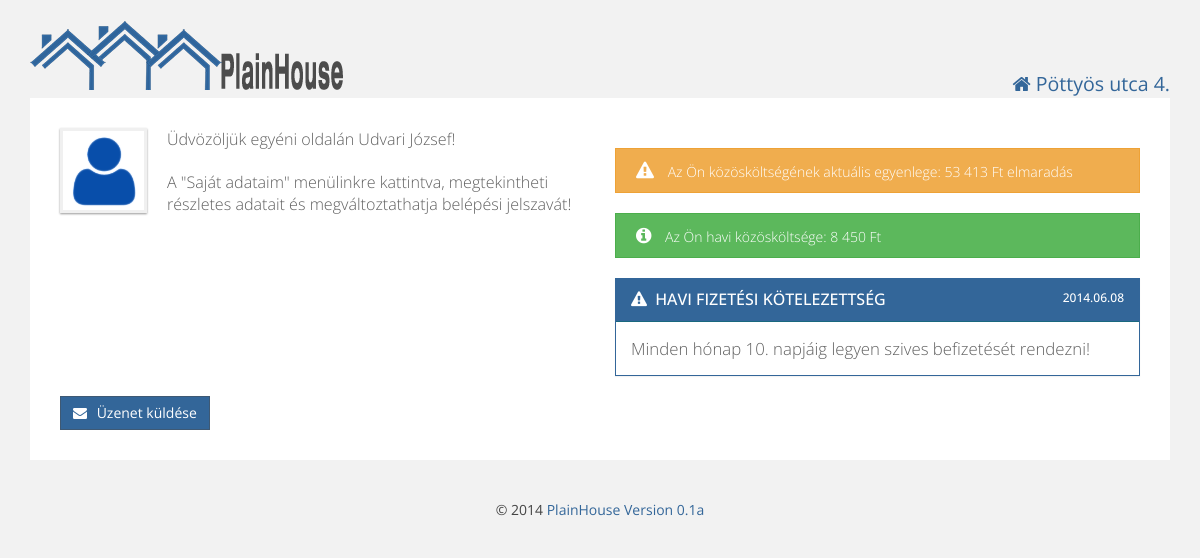
The app's page / (signed in) with its own data.
### tables this page shows
CREATE TABLE IF NOT EXISTS `residents` (
  `id` int(11) NOT NULL AUTO_INCREMENT,
  `firstname` varchar(100) NOT NULL,
  `lastname` varchar(100) NOT NULL,
  `email` varchar(100) NOT NULL,
  `username` varchar(25) NOT NULL,
  `password` varchar(512) NOT NULL,
  `depositid` int(11) NOT NULL,
  `active` int(11) NOT NULL DEFAULT '1',
  `admin` int(11) NOT NULL DEFAULT '0',
  PRIMARY KEY (`id`),
  UNIQUE KEY `deposit_id` (`depositid`),
  UNIQUE KEY `e-mail` (`email`)
);

CREATE TABLE IF NOT EXISTS `deposit_balance` (
  `id` int(11) NOT NULL AUTO_INCREMENT,
  `deposit_id` int(11) NOT NULL,
  `year` year(4) NOT NULL,
  `opening_balance` int(11) NOT NULL,
  `actual_balance` int(11) NOT NULL,
  PRIMARY KEY (`id`),
  KEY `deposit_id` (`deposit_id`)
);

### db.php (called while the page is built, shortened)
<?php
function getUserData($id) {
    $sql = "SELECT `residents`.`id`,`residents`.`firstname`,`residents`.`lastname`,"
            . "`residents`.`email`,`residents`.`username`,`deposits`.`floor`,"
            . "`deposits`.`door` FROM residents LEFT JOIN `deposits` "
            . "ON `residents`.`depositid` = `deposits`.`id` WHERE `residents`.`id` = $id;";
    $result = mysql_query($sql);
    $array = array();
    while ($row = mysql_fetch_assoc($result)) {
        $array = $row;
    }
    return $array;
}
function getCurrentBalance($id) {
    $year = date("Y");
    $sql = "SELECT `actual_balance` FROM `deposit_balance` WHERE `deposit_id` = '$id' AND `year` = '$year'";
    $result = mysql_query($sql);
    while ($row = mysql_fetch_assoc($result)) {
        $balance = $row["actual_balance"];
    }
    return $balance;
}

### config.php (called while the page is built, shortened)
<?php
$website['title'] = "PlainHouse";
$website['version'] = "0.1a";

### html.php (the view, shortened to what this page needs)
<?php
include_once 'config.php';
function htmlHead($title, $house) {
    echo <<<EOT
	<!doctype html>
<html>
    <head>
        <meta http-equiv="Content-Type" content="text/html; charset=UTF-8">
		<meta name="viewport" content="width=device-width, initial-scale=1.0">
		<link href="favicon.ico" rel="icon" type="image/x-icon" />
        <title>$title - $house</title>
        <script src="js/jquery.js"></script>
        <script src="js/bootstrap.js"></script>
        <script src="js/bootstrap-dialog.js" type="text/javascript"></script>
        <script src="js/plainhome.js" type="text/javascript"></script>
        <script src="js/form-validator.js" type="text/javascript"></script>
        <link href='http://fonts.googleapis.com/css?family=Open+Sans' rel='stylesheet' type='text/css'>
        <link href="css/bootstrap-dialog.css" rel="stylesheet" type="text/css"/>
		<link href="css/bootstrap.css" rel="stylesheet">
		<link href="css/style.css" rel="stylesheet">
		<link href="css/plainhome.css" rel="stylesheet">
		<link href="css/datepicker.css" rel="stylesheet">
		<link href="css/font-awesome.min.css" rel="stylesheet">
	<!--[if lt IE 9]>
		<script src="js/html5shiv.js"></script>
		<script src="js/respond.js"></script>
	<![endif]-->
     </head>
    <body>
EOT;
}
function htmlEnd() {
    global $website;
    echo <<<EOT
			</div>
			<div class="footer">
				<p class="textCenter">
                                        &copy; 2014 <a href="http://webariel.hu" target="_blank">PlainHouse Version {$website['version']}</a></p>
			</div>
		</div>
		<script src="js/stacktable.js" type="text/javascript"></script>
	</body>
	</html>
EOT;
}
function webheader($user) {
    global $house;
    echo <<<EOT
    <div class="container">
	    <div class="row">
	        <div class="col-md-8">
	            <div class="logo">
	                <a href="index.php"><img alt="PlainHome" src="pics/logo.png" /></a>
	            </div>
	        </div>
	        <div class="col-md-4 userInfo">
	            <p class="textRight"><i class="fa fa-home"></i> {$house['name']}</p>
	        </div>
	        <div>
	            <div class="nav">
	                <input type="checkbox" id="toggle" />
EOT;
    echo <<<EOT
                </div>
			</div>
	    </div>
		<div class="modal fade" id="signOut" tabindex="-1" role="dialog" aria-hidden="true">
			<div class="modal-dialog">
				<div class="modal-content">
					<div class="modal-body">
						<p class="lead">Biztosan ki akar lépni?</p>
					</div>
					<div class="modal-footer">
						<a href="index.php?logout=1" class="btn btn-success btn-icon-alt">Kilépés <i class="fa fa-sign-out"></i></a>
						<button type="button" class="btn btn-warning btn-icon" data-dismiss="modal"><i class="fa fa-times-circle"></i> Mégsem</button>
					</div>
				</div>
			</div>
		</div>
EOT;
}
function sendMessage() {
    echo <<<EOT
		<a data-toggle="modal" href="#newMsg" class="btn btn-success btn-icon floatLeft"><i class="fa fa-envelope"></i> Üzenet küldése</a>
		<div class="modal fade" id="newMsg" tabindex="-1" role="dialog" aria-hidden="true">
			<div class="modal-dialog">
				<div class="modal-content">
					<div class="modal-header modal-primary">
						<button type="button" class="close" data-dismiss="modal" aria-hidden="true"><i class="fa fa-times"></i></button>
						<h4 class="modal-title">Kérdése van? Információra van szüksége?</h4>
					</div>
					<form action="message.php" method="post">
						<div class="modal-body">
							<div class="form-group">
		                        <label for="subject">Tárgy</label>
								<input type="text" class="form-control" name="subject" id="subject" value="" />
								<span class="help-block">Kérjük, adja meg üzenete tárgyát.</span>
		                    </div>
							<div class="form-group">
								<label for="comment">Üzenet</label>
								<textarea class="form-control" name="comment" id="comment" rows="4"></textarea>
								<span class="help-block">Kérjük fogalmazza meg röviden, lényegretörően üzenetét. HTML kód nem használható!</span>
							</div>
						</div>
						<div class="modal-footer">
							<button type="input" name="submit" value="sendMsg" class="btn btn-success btn-icon"><i class="fa fa-check-square-o"></i> Küldés</button>
							<button type="button" class="btn btn-warning btn-icon" data-dismiss="modal"><i class="fa fa-times-circle"></i> Mégsem</button>
						</div>
					</form>
				</div>
			</div>
		</div>
EOT;
}
function welcomeIndexUser($user, $ccost, $balance) {
    global $house;
    $date = date("Y.m.d");
    $cost = number_format($ccost, 0, ',', ' ');
    if ($balance < 0) {
        $abalance = $balance * -1;
    }
    else {
        $abalance = $balance;
    }
    $abalance = number_format($abalance, 0, ',', ' ');
    echo <<<EOT
<div class="content">
		<div class="row">
	<div class="col-md-6">
		<img alt="Tenant Avatar" src="pics/user_avatar.png" class="avatar" />
		<p class="lead welcomeMsg">Üdvözöljük egyéni oldalán {$user['firstname']} {$user['lastname']}!</p>
		<p class="lead welcomeMsg">A "Saját adataim" menülinkre kattintva, megtekintheti részletes adatait és megváltoztathatja belépési jelszavát!</p>
	</div>
	<div class="col-md-6">
EOT;
    if ($balance < 0)
    {
        echo <<<EOT
                <div class="alertMsg warning"><i class="fa fa-warning"></i> Az Ön közösköltségének aktuális egyenlege: <span class="floatLeft">$abalance Ft elmaradás</span></div>
EOT;
    }
    else
    {
        echo <<<EOT
                <div class="alertMsg success"><i class="fa fa-info-circle"></i> Az Ön közösköltségének aktuális egyenlege: <span class="floatLeft">$abalance Ft túlfizetés</span></div>
EOT;
    }
    echo <<<EOT
                <div class="alertMsg success"><i class="fa fa-info-circle"></i> Az Ön havi közösköltsége: <span class="floatLeft">$cost Ft</span></div>
		<div class="panel panel-info">
		<div class="panel-heading">
		<h3 class="panel-title"><i class="fa fa-warning"></i> Havi fizetési kötelezettség<span class="floatRight">$date </span></h3>
		</div>
		<div class="panel-body">Minden hónap {$house['payment_day']}. napjáig legyen szives befizetését rendezni!</div>
		</div>
		</div>
	</div>
EOT;
}

### css/style.css (style rules this page uses)
body { background: #f2f2f2; color: #444444; font-family: "Open Sans",sans-serif; font-size: 14px; line-height: 1.42857; }
h1, h2, h3, h4, h5, h6, .h1, .h2, .h3, .h4, .h5, .h6 { font-family: "Open Sans", sans-serif; color: #999999; line-height: 1.1; padding: 2px 0; margin-top: 10px; margin-bottom: 20px; }
p { margin: 10px 0; }
.lead { // margin-bottom: 0; margin-bottom: 20px; font-size: 16.099999999999998px; font-weight: 200; line-height: 1.4; }
.welcomeMsg { margin-top: 0; }
.container { max-width: 1250px; margin-left: auto; margin-right: auto; padding-left: 0; padding-right: 0; }
.container .content { padding: 30px; border-radius: 0; background-color: #ffffff; color: #606060; font-size: 1.2em; font-weight: 200; line-height: 1.4; margin-bottom: 30px; }
.btn { display: inline-block; padding: 6px 12px; margin-bottom: 0; font-size: 14px; font-weight: normal; line-height: 1.428571429; text-align: center; white-space: nowrap; vertical-align: middle; cursor: pointer; border: 1px solid transparent; border-radius: 0; -webkit-user-select: none; -moz-user-select: none; -ms-user-select: none; -o-user-select: none; user-select: none; }
.btn-icon i { margin-right: 6px; }
.btn-success { color: #ffffff; background-color: #336699; border-color: #3e5974; }
.panel { background-color: #ffffff; border: 1px solid transparent; border-radius: 0; box-shadow: 0 1px 1px rgba(0, 0, 0, 0.05); margin-bottom: 20px; }
.panel-heading { padding: 10px 15px; border-bottom: 1px solid transparent; border-top-right-radius: 0; border-top-left-radius: 0; text-transform: uppercase; }
.panel-title { font-size: 16px; margin-bottom: 0; margin-top: 0; border: 0; text-transform: uppercase; }
.panel-title i { margin-right: 4px; }
.panel-title span { font-size: 12px; }
.panel-info { border-color: #336699; }
.panel-info > .panel-heading { color: #ffffff; background-color: #336699; border-color: #19687f; }
.panel-info > .panel-heading > .panel-title { color: #ffffff; }

### css/plainhome.css (style rules this page uses)
body { padding: 20px 30px; }
a { color: #336699; text-decoration: none; }
img { max-width: 100%; height: auto; vertical-align: middle; border: 0; -ms-interpolation-mode: bicubic; }
.textCenter { text-align: center; }
.textRight { text-align: right; font-size: 1.4em; color: #336699; margin: 50px 0 0 0; }
.floatRight { float: right; }
.logo:before, .logo:after { content: " "; display: table; }
.logo:after { clear: both; }
.logo { max-height: 42px; overflow-x: visible; margin-bottom: 30px; }
.footer:before, .footer:after { content: " "; display: table; }
.footer:after { clear: both; }
.footer { overflow-x: visible; margin-top: 30px; }
.avatar { border: 3px solid #f0f0f0; box-shadow: 0 1px 2px #999999; float: left; margin: 0 20px 10px 0; height: 85px; }
.alertMsg { font-size: 14px; font-family: 'Open Sans', sans-serif; line-height: 1.5em; margin: 20px 0; padding: 12px 30px 10px 20px; position: relative; }
.alertMsg i { font-size: 18px; margin-right: 10px; }
.alertMsg.success { background-color: #5cb85c; border: 1px #4cae4c solid; color: #ffffff; }
.alertMsg.warning { background-color: #f0ad4e; border: 1px #eea236 solid; color: #ffffff; }

### records on screen
residents: firstname "Udvari", lastname "József"
deposit_balance: actual_balance "53 413"

### other values on screen
$house['name'] "Pöttyös utca 4."
$cost "8 450"
$house['payment_day'] "10"
$website['version'] "0.1a"
